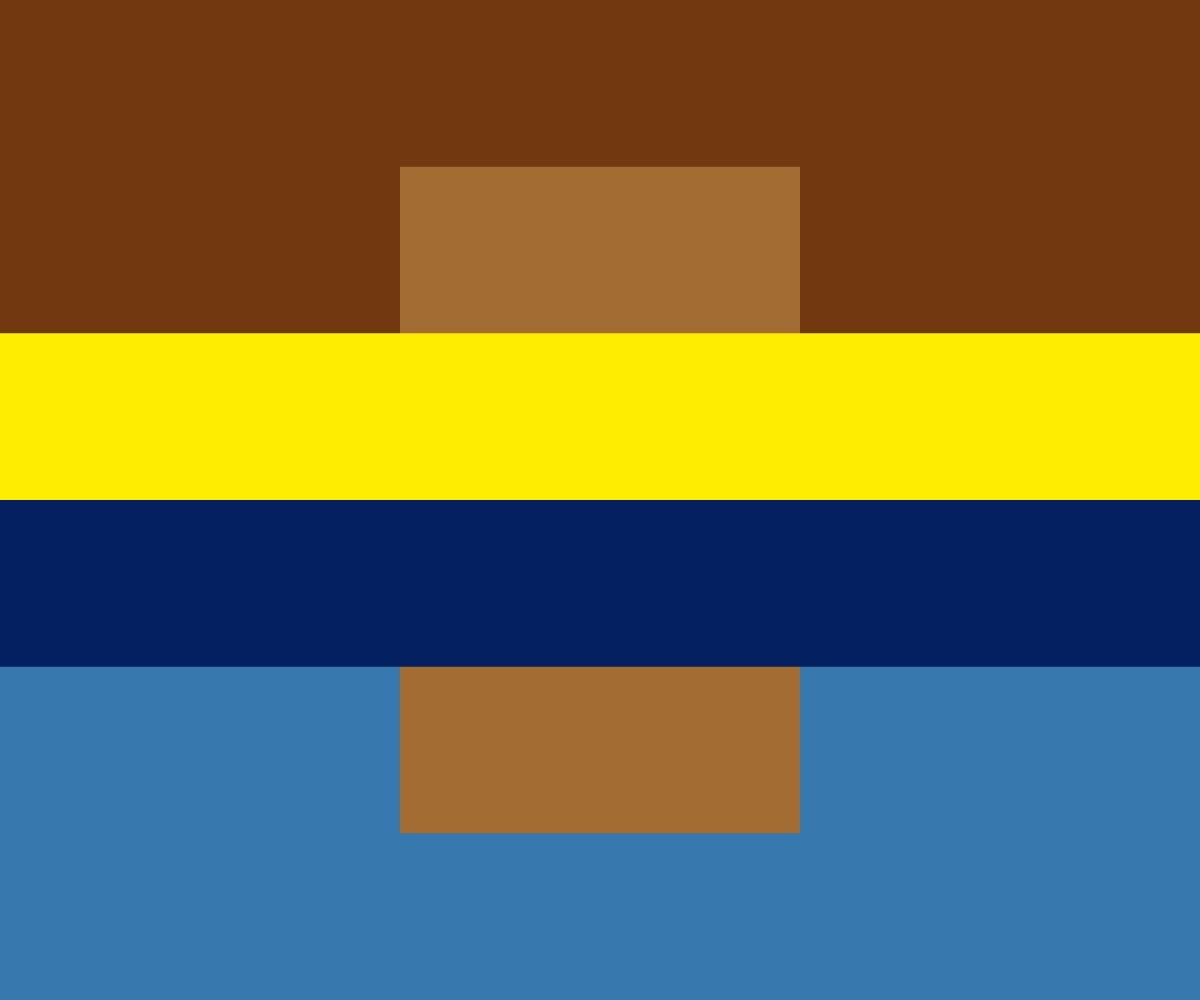
Frame 1 (no input)
Frame 60 (no input): identical to frame 1, image omitted
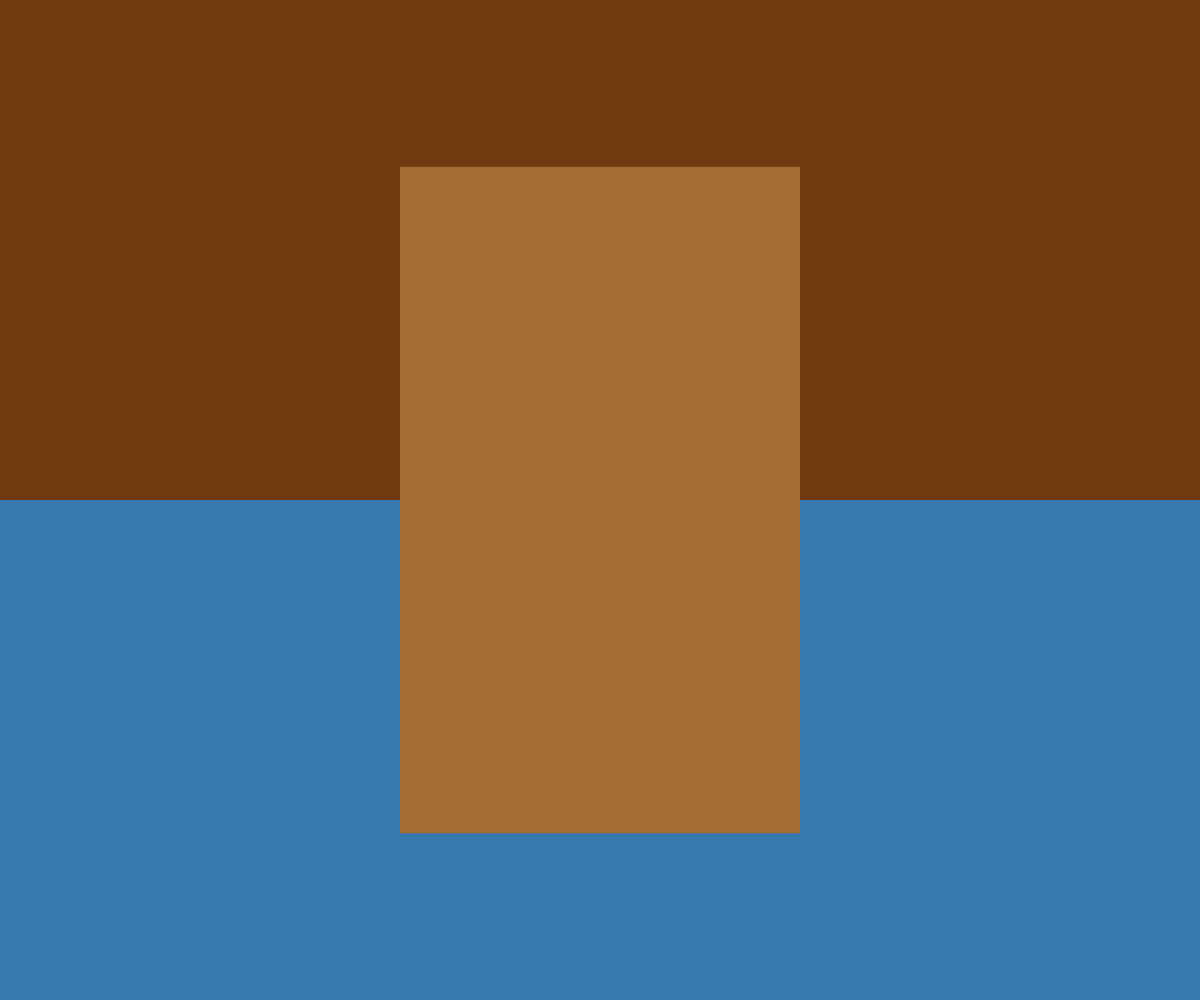
Frame 120 (the mouse pressed at the canvas centre since frame 60)

The p5.js sketch that drew these frames (run headless with seeded random() and noise() and a simulated clock; from frame 60 on, the mouse is pressed at the canvas centre):

// p5.js sketch
// ── sketch.js

let clrs = [
'#703910', //top 0
'#ffed00', //middle top 1
'#A36C33', //middle strip 2
'#042060', //middle bottom 3
'#3778AE' //bottom 4
]


function setup() {
  createCanvas(windowWidth, windowHeight);
  noStroke();
}

function draw() {
 background(220);
 canvasRect(clrs[4], height/2, height/2, false);
 canvasRect(clrs[0], height/2, 0, false);
 fill(clrs[2]); 
 rect(width * 1/3, height * 1/6, width * 1/3, height * 2/3); 
 canvasRect(clrs[1], height/6, height/3, true);
 canvasRect(clrs[3], height/6, height/2, true);


}

function canvasRect(clr, hgt, y_offset, clickable) {
	fill(clr);
	if((clickable == true) && (mouseIsPressed == false)){
		rect(0, y_offset, width, hgt);
	} 
	if(clickable == false){
		rect(0, y_offset, width, hgt);
	}
}
